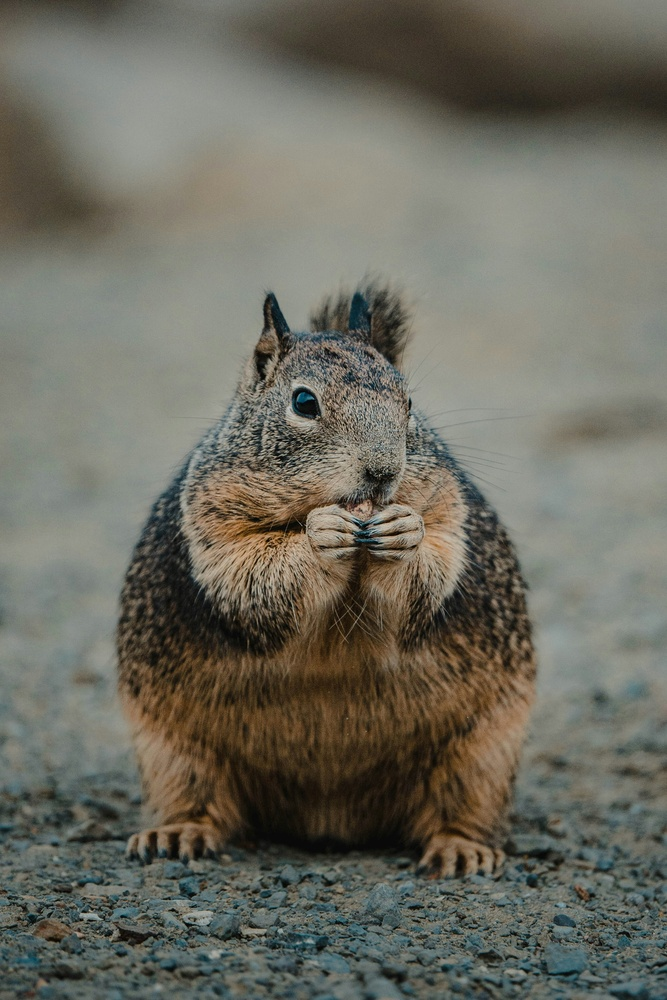
#> input picture images/test.jpg, 667 x 1000 px, shrunk from 2624 x 3936 before the run
$ python cmyk_halftones.py
#> lines starting #> are read from the running program, lines starting #| are printed output that depends on the picture; after the words box and inside, x2 and y2 are one past the last pixel; in counts of white or black regions, pixels touching at a corner belong together
from PIL import Image, ImageDraw, ImageStat, ImageOps


def gcr(im, percentage):
    """ Basic "Gray Component Replacement" function. Returns a CMYK image with
        percentage gray component removed from the CMY channels and put in the
        K channel, ie. for percentage=100, (41, 100, 255, 0) >> (0, 59, 214, 41) """
    cmyk_im = im.convert('CMYK')

    if not percentage:
        return cmyk_im

    cmyk_im = cmyk_im.split()
    cmyk = []

    for i in range(4):
        cmyk.append(cmyk_im[i].load())

    for x in range(im.size[0]):
        for y in range(im.size[1]):
            gray = int(min(cmyk[0][x,y], cmyk[1][x,y], cmyk[2][x,y]) * percentage / 100)

            for i in range(3):
                cmyk[i][x,y] = cmyk[i][x,y] - gray

            cmyk[3][x,y] = gray

    return Image.merge('CMYK', cmyk_im)


def halftone(im, cmyk, sample, scale):
    """ Returns list of half-tone images for cmyk image. sample (pixels),
        determines the sample box size from the original image. The maximum
        output dot diameter is given by sample * scale (which is also the number
        of possible dot sizes). So sample=1 will presevere the original image
        resolution, but scale must be >1 to allow variation in dot size. """
    cmyk = cmyk.split()
    dots = []
    angle = 0

    for channel in cmyk:
        channel = channel.rotate(angle, expand=1)
        size = channel.size[0]*scale, channel.size[1]*scale
        half_tone = Image.new('L', size)
        draw = ImageDraw.Draw(half_tone)

        for x in range(0, channel.size[0], sample):
            for y in range(0, channel.size[1], sample):
                box = channel.crop((x, y, x + sample, y + sample))
                stat = ImageStat.Stat(box)
                diameter = (stat.mean[0] / 255)**0.5
                edge = 0.5*(1-diameter)
                x_pos, y_pos = (x+edge)*scale, (y+edge)*scale
                box_edge = sample*diameter*scale
                draw.ellipse((x_pos, y_pos, x_pos + box_edge, y_pos + box_edge), fill=255)

        half_tone = half_tone.rotate(-angle, expand=1)
        width_half, height_half = half_tone.size
        xx=(width_half-im.size[0]*scale) / 2
        yy=(height_half-im.size[1]*scale) / 2
        half_tone = half_tone.crop((xx, yy, xx + im.size[0]*scale, yy + im.size[1]*scale))
        dots.append(half_tone)
        angle += 15

    return dots


def screen_templates(halftones, threshold=128):
    """ Converts a list of halftone images into transparent screen templates based on a threshold.
        This function processes the halftone images for each color channel and applies
        transparency where the intensity is below a certain threshold, creating templates
        suitable for overlay or printing. """
    templates = []

    for i, image in enumerate(halftones):
        invert = ImageOps.invert(image).convert('LA')

        for y in range(invert.height):
            for x in range(invert.width):
                gray, _ = invert.getpixel((x, y))  # Get the greyscale value
                if gray > threshold:
                    invert.putpixel((x, y), (gray, 0))  # Make transparent
                else:
                    invert.putpixel((x, y), (gray, 255))

        templates.append(invert)

    return templates


if __name__ == '__main__':
    im = Image.open("images/test.jpg")
#> im is the input picture: PIL image 667x1000 RGB; mean R, G, B 108.2, 107.1, 96.1

    # Change percentage to modify the levels of the Black in the CMYK (K = black Key)
    cmyk = gcr(im, 30)
#> after the loop in gcr, `for i in range(4):`: cmyk = 4 items
#> in gcr, `return Image.merge('CMYK', cmyk_im)`:
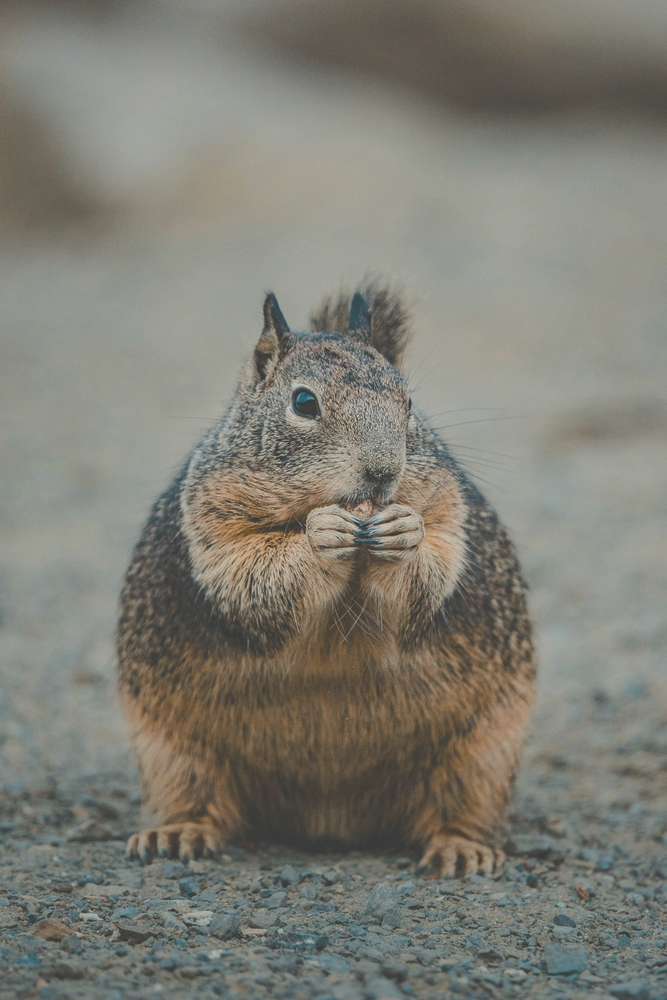
#> returned value: PIL image 667x1000 CMYK; mean R, G, B 126.7, 125.9, 116.7

    # Change sample to modify resolution of sampling.
    # Change scale to modify density of the dots.
    dots = halftone(im, cmyk, 10, 1)
#> the loop in halftone, `for channel in cmyk:` made 4 passes
#> (size, width_half, height_half, xx, yy, angle) on passes 2 to 4: ((905, 1140), 1171, 1336, 252, 168, 30), ((1079, 1200), 1535, 1580, 434, 290, 45), ((1179, 1180), 1669, 1670, 501, 335, 60)
#> (width_half, height_half, xx, yy, angle) on pass 1: (667, 1000, 0, 0, 15)
#> pass 1, in halftone, `channel = channel.rotate(angle, expand=1)`:
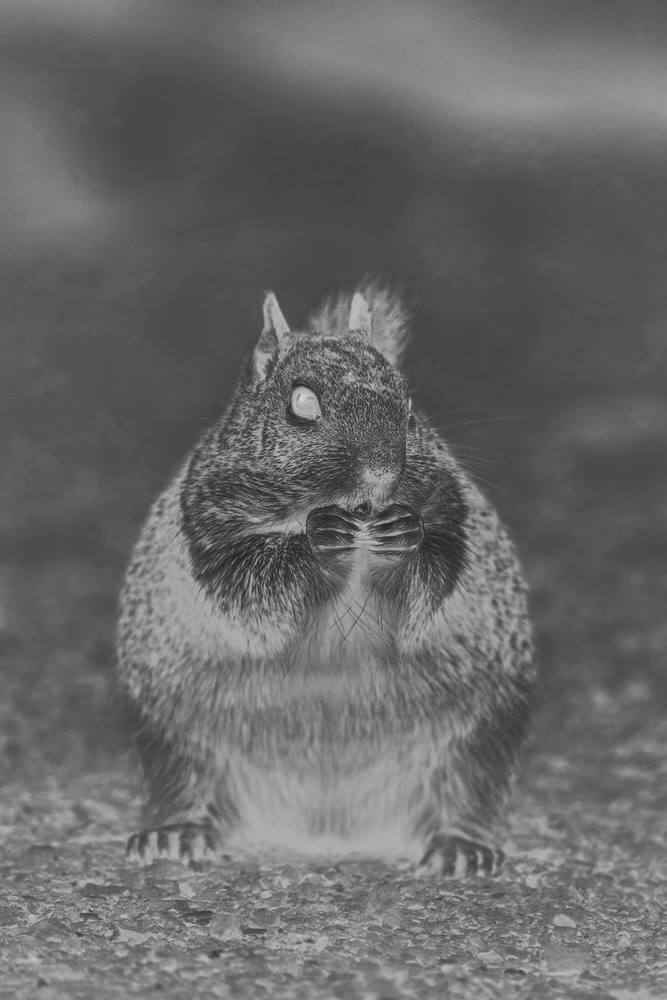
#> channel: PIL image 667x1000 L; min 28, max 210, mean 104.3
#> pass 1, in halftone, `half_tone = half_tone.rotate(-angle, expand=1)`:
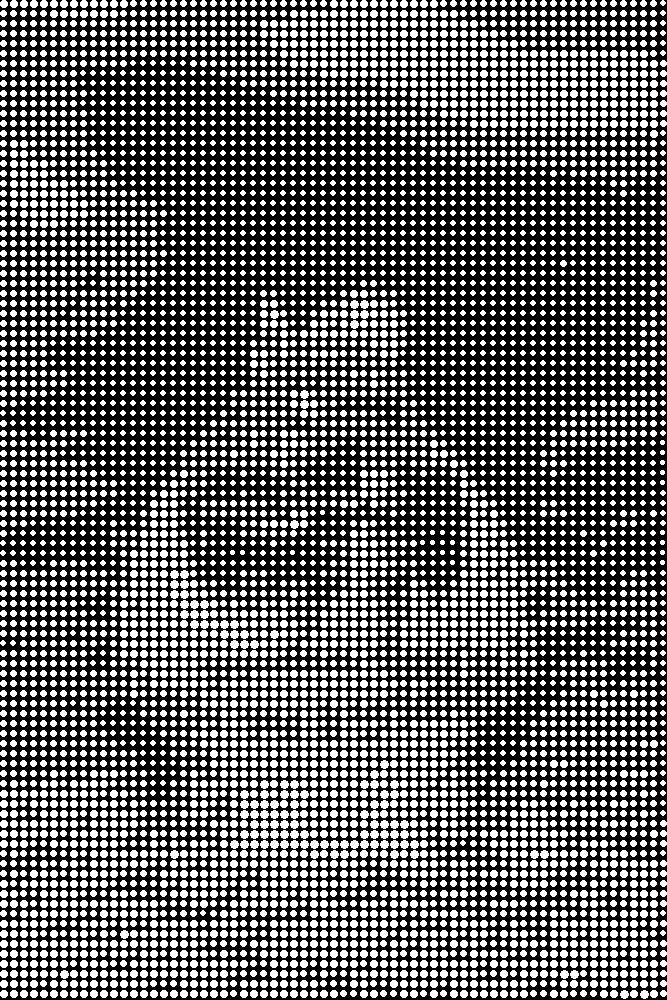
#> half_tone: PIL image 667x1000 L; 37.7% white; 6700 white regions, largest, box (x1, y1, x2, y2) and area: (350, 300, 359, 309) 61, (360, 300, 369, 309) 61, (270, 310, 279, 319) 61
#> pass 2, in halftone, `channel = channel.rotate(angle, expand=1)`:
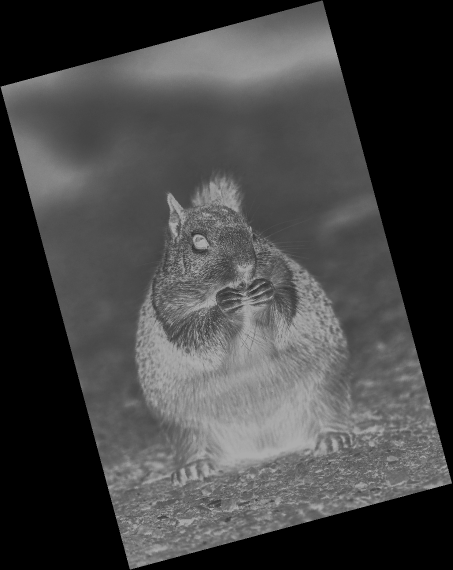
#> channel: PIL image 905x1140 L (shown at 1/2 size); min 0, max 184, mean 68.1
#> after the loop in halftone, `for channel in cmyk:`:
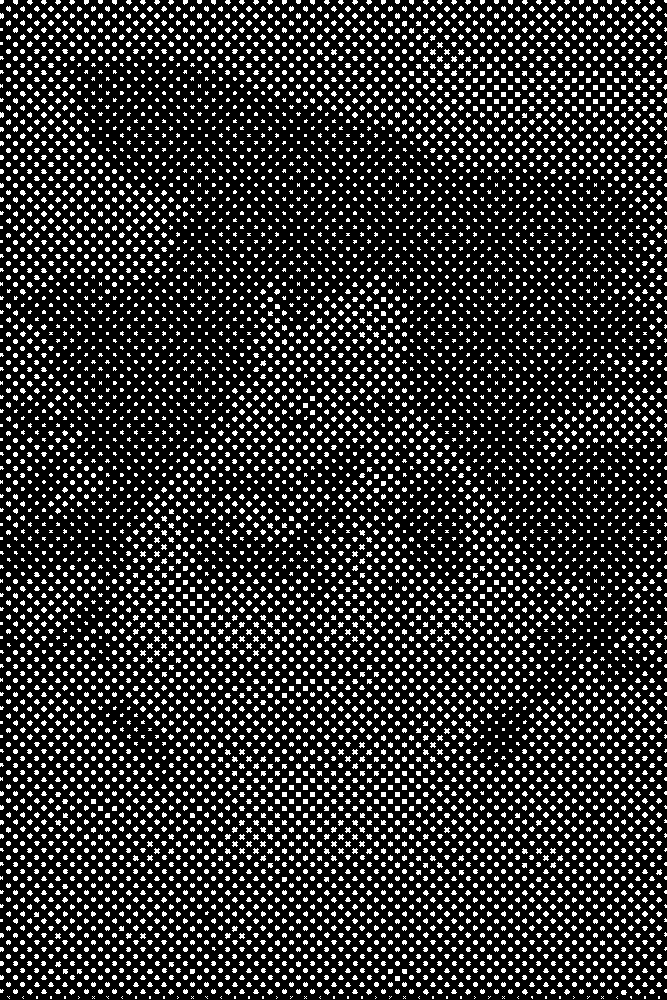
#> half_tone: PIL image 667x1000 L; 18.2% white; 6745 white regions (2383 under 20 px), largest, box (x1, y1, x2, y2) and area: (444, 63, 450, 69) 28, (423, 42, 429, 48) 26, (317, 49, 323, 55) 26
#> after the loop in halftone, `for channel in cmyk:`: angle = 60; dots = 4 items
#> dots = 4 items
    screens = screen_templates(dots)
#> the loop in screen_templates, `for i, image in enumerate(halftones):` made 4 passes
#> after the loop in screen_templates, `for i, image in enumerate(halftones):`:
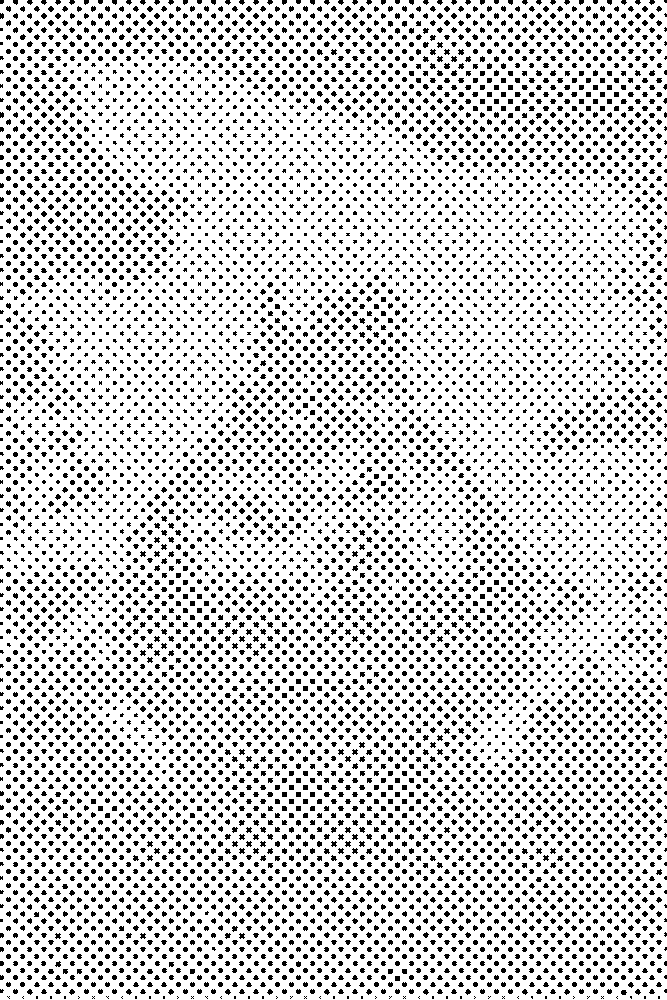
#> invert: PIL image 667x1000 LA; mean R, G, B, A 208.6, 208.6, 208.6, 46.4; transparent parts drawn white
#> screens = 4 items

    channel_names = ["Cyan", "Magenta", "Yellow", "Black"]
    for i, screen in enumerate(screens):
        screen.save(f"screen_templates/{channel_names[i]}.png", "PNG")
#> this loop made 4 passes

    new = Image.merge('CMYK', dots)
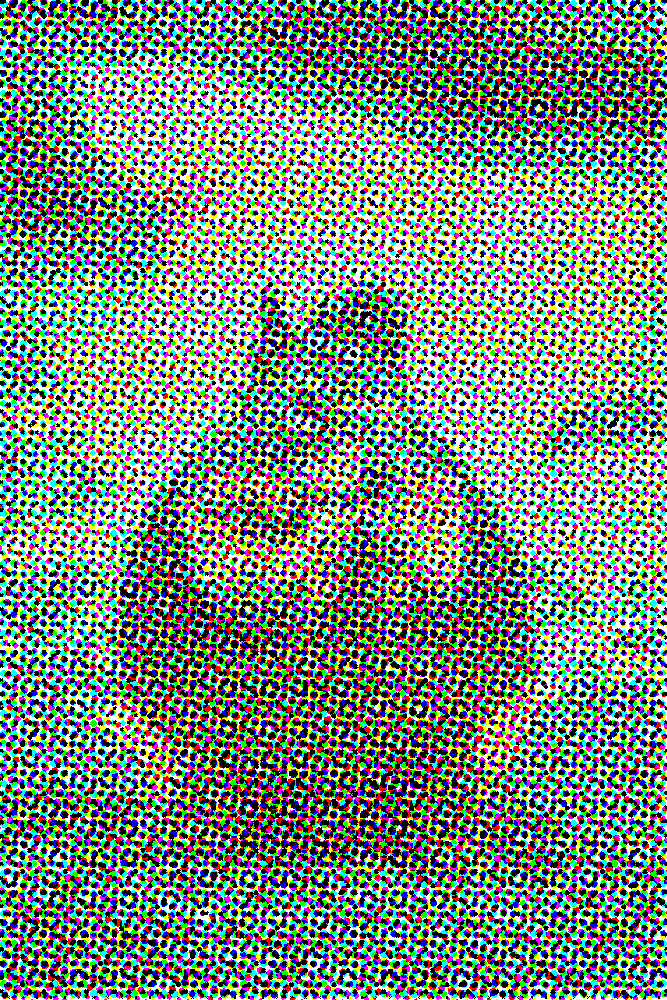
#> new: PIL image 667x1000 CMYK; mean R, G, B 130.9, 132.5, 121.4
    new.show()
